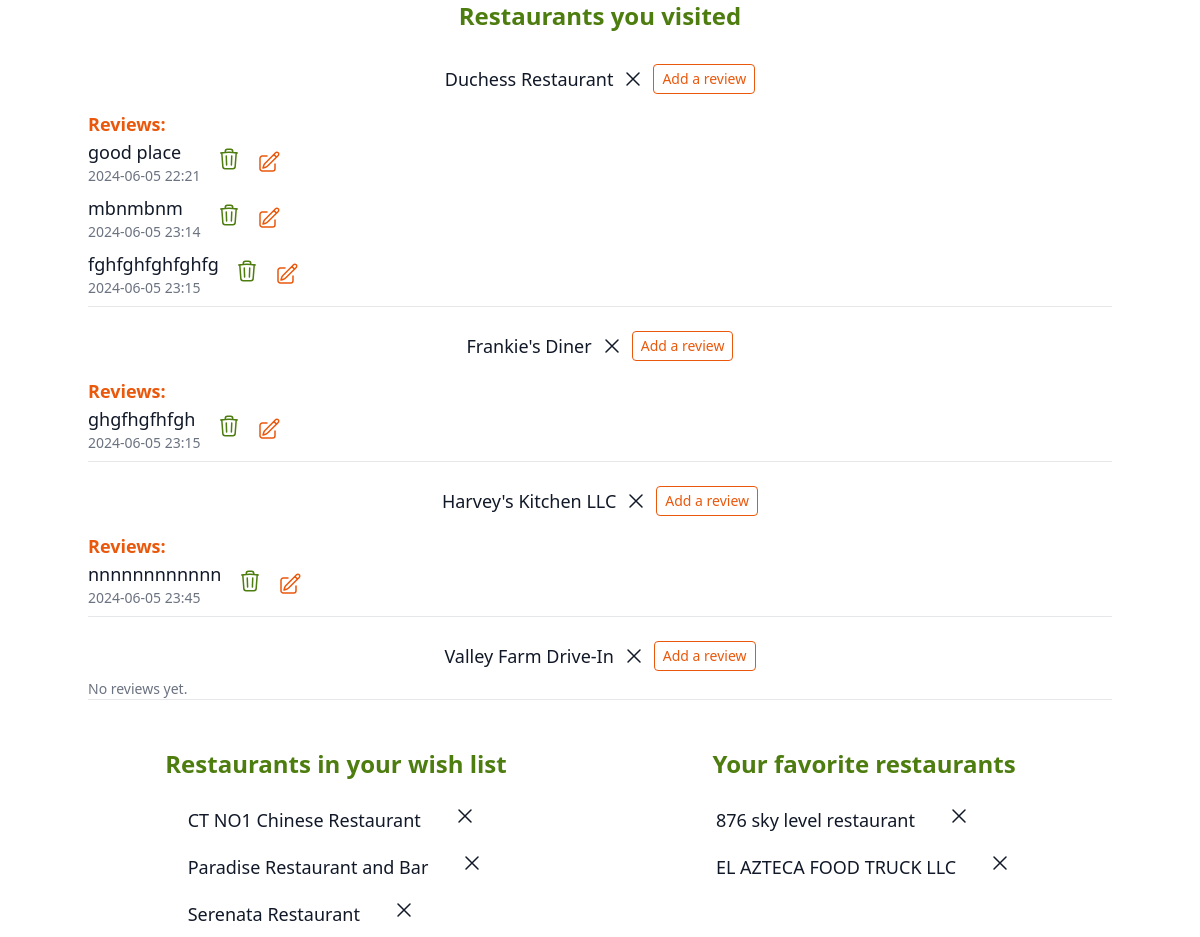
Before: /my_lists/1 with the older database file.
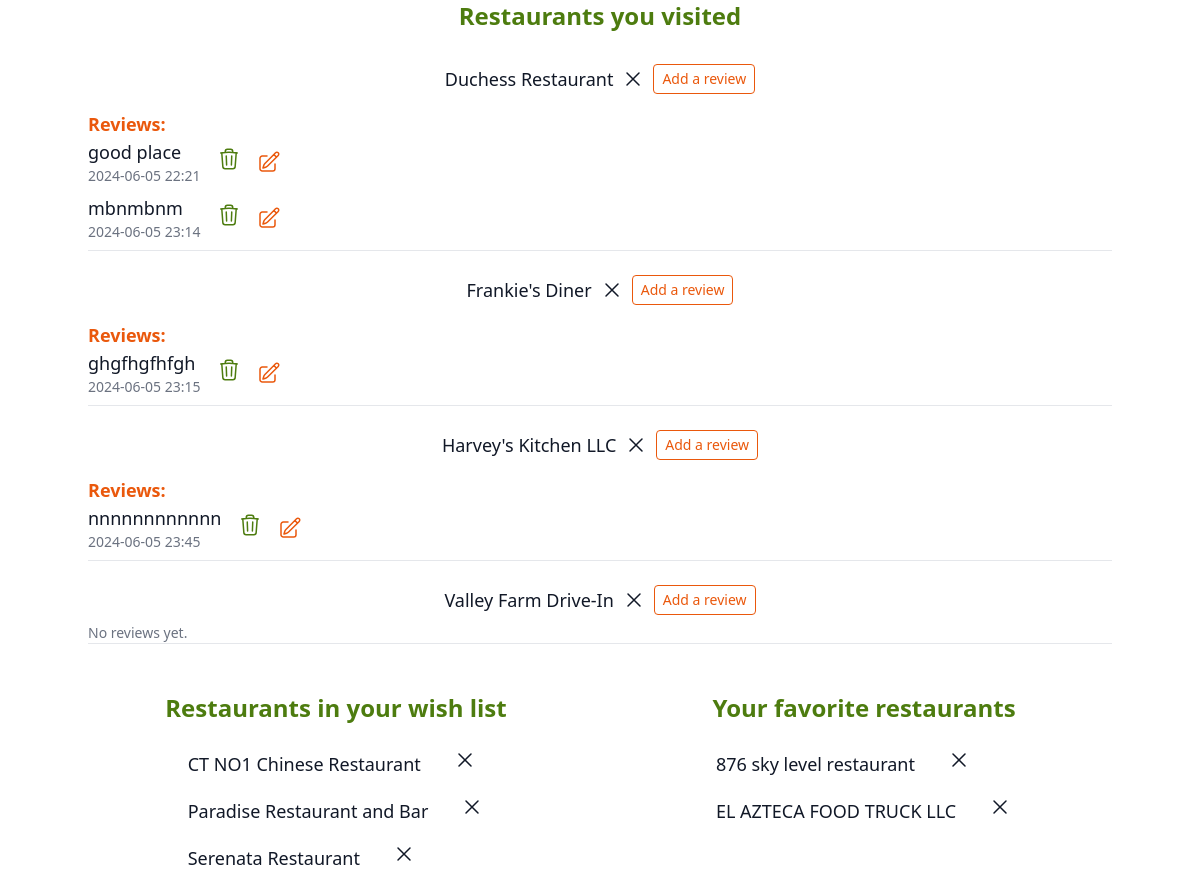
After: the same page with the newer database file.
### models.py (models this page shows)
class VisitedRestaurants(db.Model):
    __tablename__ = "visited_restaurants"
    id = db.Column(
        db.Integer,
        primary_key=True
    )
    user_id = db.Column(
        db.Integer,
        db.ForeignKey('users.id', ondelete='cascade')
    )
    restaurant_id = db.Column(
        db.Integer,
        db.ForeignKey('restaurants.id', ondelete='cascade')
    )
    restaurant = db.relationship('Restaurant', backref='visited_by')

class Restaurant(db.Model):
    __tablename__ = 'restaurants'
    id = db.Column(
        db.Integer,
        primary_key=True
    )
    name = db.Column(
        db.Text,
        nullable=False,
    )
    address = db.Column(
        db.Text,
    )
    photos = db.Column(
        db.Text,
    )
    reviews = db.relationship('Review', backref= 'restaurant')
    __table_args__ = (db.UniqueConstraint('name', 'address', name='_name_address_uc'),)

class Review(db.Model):
    __tablename__ = 'reviews'
    id = db.Column(
        db.Integer,
        primary_key=True
    )
    user_id = db.Column(
        db.Integer,
        db.ForeignKey('users.id', ondelete='cascade'),
        nullable = False
    )
    restaurant_id = db.Column(
        db.Integer,
        db.ForeignKey('restaurants.id', ondelete='cascade')
    )
    content = db.Column(
        db.Text,
        nullable = False
    )
    timestamp = db.Column(
        MyDateTime,
        nullable=False,
        default=datetime.now,
    )

class WishlistRestaurants(db.Model):
    __tablename__ = 'wishlist_restaurants'
    id = db.Column(
        db.Integer,
        primary_key=True
    )
    user_id = db.Column(
        db.Integer,
        db.ForeignKey('users.id', ondelete='cascade')
    )
    restaurant_id = db.Column(
        db.Integer,
        db.ForeignKey('restaurants.id', ondelete='cascade')
    )
    restaurant = db.relationship('Restaurant', backref='wishlisted_by')

class Favorites(db.Model):
    __tablename__ = 'favorites'
    id = db.Column(
        db.Integer,
        primary_key=True
    )
    user_id = db.Column(
        db.Integer,
        db.ForeignKey('users.id', ondelete='cascade')
    )
    restaurant_id = db.Column(
        db.Integer,
        db.ForeignKey('restaurants.id', ondelete='cascade'),
    )
    restaurant = db.relationship('Restaurant', backref='favorited_by')

### app.py (the view)
@app.route('/my_lists/<int:user_id>')
def show_my_lists(user_id):
    user = User.query.get_or_404(user_id)
    favorites = Favorites.query.filter_by(user_id=user.id).all()
    wishlisted = WishlistRestaurants.query.filter_by(user_id=user.id).all()
    visited = VisitedRestaurants.query.filter_by(user_id=user.id).all()
    review_form = ReviewForm()
    visited_with_reviews = [(visit, Review.query.filter_by(user_id=user.id, restaurant_id=visit.restaurant_id).all()) for visit in visited]
    return render_template("page_my_lists.html", user = user, favorites = favorites, visited = visited, wishlisted = wishlisted, visited_with_reviews=visited_with_reviews, review_form = review_form)

### app.py (called while the page is built)
@app.before_request
def add_user_to_g():
    if CURR_USER_KEY in session:
        g.user = User.query.get(session[CURR_USER_KEY])
    else:
        g.user = None

@app.after_request
def add_header(req):
    req.headers["Cache-Control"] = "no-cache, no-store, must-revalidate"
    req.headers["Pragma"] = "no-cache"
    req.headers["Expires"] = "0"
    req.headers['Cache-Control'] = 'public, max-age=0'
    return req

### templates/page_my_lists.html (shortened to what this page needs)
{% extends "base.html" %} {% block content %}
<div class="max-w-5xl mx-auto">
<div class="w-full">
  {% if visited %}
  <div class="mx-auto w-full inline-flex items-center flex-col">
    <h3 class="text-2xl font-bold text-lime-700 mb-4">
      Restaurants you visited
    </h3>
    <ul class="w-full">
      {% for visit, reviews in visited_with_reviews %}
      <li class="text-lg font-medium text-gray-900 flex flex-col py-2">
        <div class="flex space-x-2 items-center justify-center">
          <p class="">{{ visit.restaurant.name }}</p>
 <form
 action="{{ url_for('delete_visited', restaurant_id=visit.restaurant.id) }}"
 method="POST"
 class="flex items-center"
>
 <button type="submit" class="bg-transparent border-0">
   <svg xmlns="http://www.w3.org/2000/svg" fill="none" viewBox="0 0 24 24" stroke-width="1.5" stroke="currentColor" class="size-6">
     <path stroke-linecap="round" stroke-linejoin="round" d="M6 18 18 6M6 6l12 12" />
   </svg>
 </button>
</form>
        <button type="button"
        id="add-review-btn-{{ visit.restaurant.id }}"
        class="w-3/2 self-center my-2 bg-white border border-orange-600 text-orange-600 text-sm  font-medium py-1 px-2 rounded focus:outline-none focus:shadow-outline">
        Add a review
    </button>
          </div>
        {% if reviews %}
        <div class="reviews mt-2">
          <h4 class="text-medium font-semibold text-orange-600">Reviews:</h4>
          {% for review in reviews %}
          <div class="review mb-2 flex space-x-4 items-center">
            <div class="review-name-content">
              <p class="review-content">{{ review.content }}</p>
            <p class="review-timestamp text-sm text-gray-500">{{ review.timestamp.strftime('%Y-%m-%d %H:%M') }}</p>
            </div>
 <form action="{{ url_for('delete_review', review_id=review.id) }}" method="POST">
 <button type="submit" class="bg-transparent border-0">
 </button>
</form>
<button type="button" id="edit-review-btn-{{ review.id }}" class="bg-transparent border-0">
</button>
          </div>
          {% endfor %}
        </div>
        {% else %}
        <p class="no-reviews text-sm text-gray-500">No reviews yet.</p>
        {% endif %}
        <hr />
      </li>
      {% endfor %}
    </ul>
  </div>
  {% endif %}
</div>
<div class="flex space-x-8 mt-10">
<div class="w-full ">
  {% if wishlisted %}
  <div class="mx-auto w-full inline-flex items-center flex-col">
    <h3 class="text-2xl font-bold text-lime-700 mb-4">
      Restaurants in your wish list
    </h3>
    <ul class="">
      {% for wish in wishlisted %}
      <li class="text-lg font-medium text-gray-900 flex items-center py-2">
        {{ wish.restaurant.name }}
        <div
          class="svg-elements flex space-x-2 items-center justify-center ml-8"
        >
          <form
            action="{{ url_for('delete_wishlist', restaurant_id=wish.restaurant.id) }}"
            method="POST"
          >
            <button type="submit" class="bg-transparent border-0">
              <svg xmlns="http://www.w3.org/2000/svg" fill="none" viewBox="0 0 24 24" stroke-width="1.5" stroke="currentColor" class="size-6">
                <path stroke-linecap="round" stroke-linejoin="round" d="M6 18 18 6M6 6l12 12" />
              </svg>
            </button>
          </form>
        </div>
      </li>
      {% endfor %}
    </ul>
  </div>
  {% endif %}
</div>
<div class="w-full">
  {% if favorites %}
  <div class="mx-auto w-full inline-flex items-center flex-col">
    <h3 class="text-2xl font-bold text-lime-700 mb-4">
      Your favorite restaurants
    </h3>
    <ul class="">
      {% for fav in favorites %}
      <li class="text-lg font-medium text-gray-900 flex items-center py-2">
        {{fav.restaurant.name}}
        <div
          class="svg-elements flex space-x-2 items-center justify-center ml-8"
        >
          <form
            action="{{ url_for('delete_favorite', restaurant_id=fav.restaurant.id) }}"
            method="POST"
          >
            <button type="submit" class="bg-transparent border-0">
              <svg xmlns="http://www.w3.org/2000/svg" fill="none" viewBox="0 0 24 24" stroke-width="1.5" stroke="currentColor" class="size-6">
                <path stroke-linecap="round" stroke-linejoin="round" d="M6 18 18 6M6 6l12 12" />
              </svg>
            </button>
          </form>
        </div>
      </li>
      {% endfor %}
    </ul>
  </div>
  {% endif %}
</div>
</div>
</div>
{% endblock %}

### templates/base.html (shortened to what this page needs)
<!DOCTYPE html>
<html lang="en">
  <head>
    <link rel="stylesheet" href="/static/stylesheets/output.css" />
  </head>
  <body>
    {% block content %} {% endblock %}
  </body>
</html>

Changed rows visible on the page:
removed Review: content "fghfghfghfghfg", timestamp "2024-06-05 23:15", shown under VisitedRestaurants "Duchess Restaurant"
